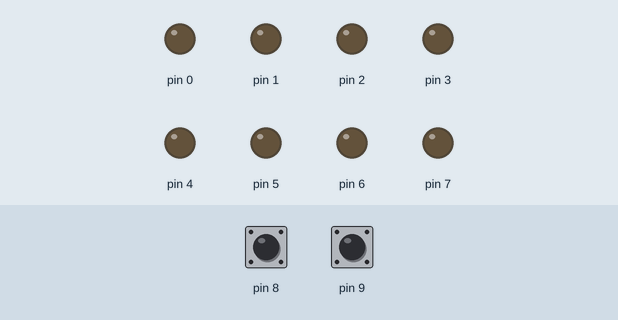
The sketch below on a simulated Arduino Uno, built with avr-gcc and run on an emulated ATmega328P. Parts: output pins drawn as LEDs (lit = HIGH). The inputs (shaded band) are chosen by the test bench; at power-on: pin 8 HIGH, pin 9 HIGH.

Above: at 0.8 s.
0.9 s: pin 8 pulled LOW for 0.15 s
At 0.97 s:
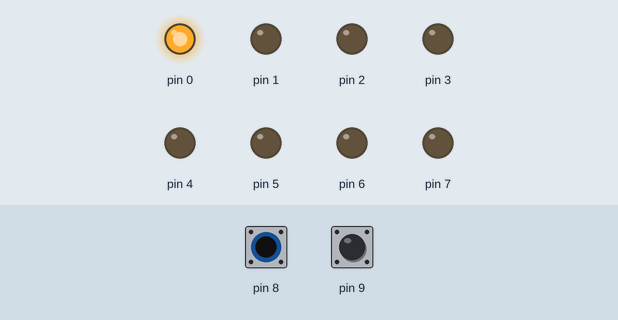
2.5 s: pin 9 pulled LOW for 0.15 s
At 3.6 s:
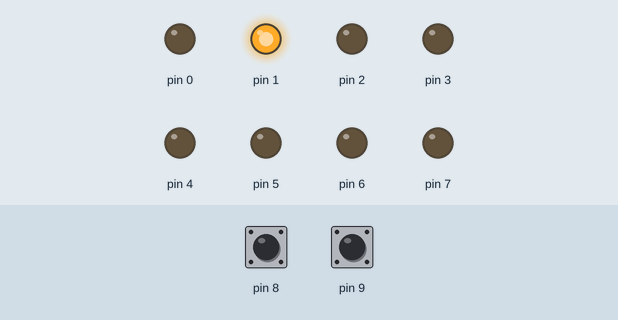
4.1 s: pin 8 pulled LOW for 1 s
At 4.9 s:
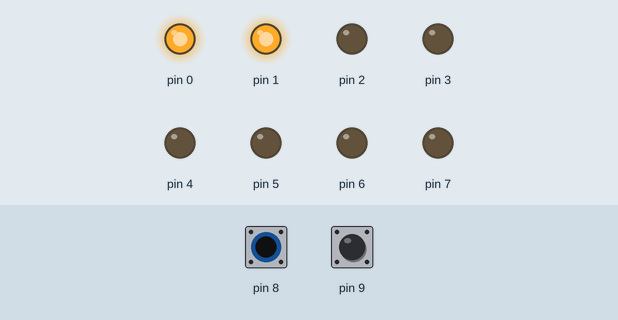
6.6 s: pin 8 pulled LOW for 3.2 s
At 10.9 s:
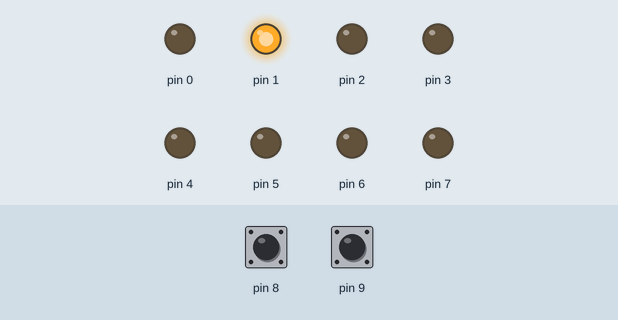
11.3 s: pin 9 pulled LOW for 1 s
At 12.7 s:
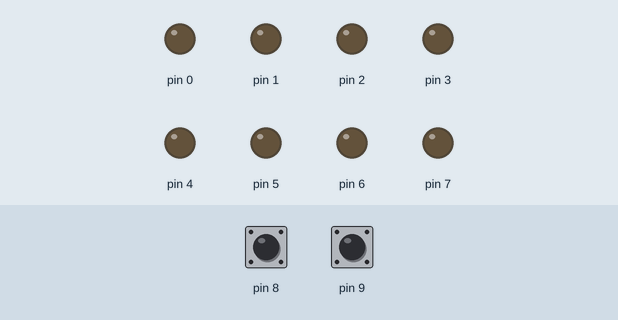
Timing chart, 0 to 14.3 s (numbered marks = the images above; inputs shaded):
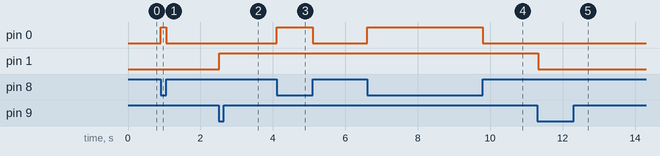

The sketch:

dwa_przyciski.ino
```cpp
#include <avr/io.h>
#include <stdlib.h>
#include <string.h>
#include <util/delay.h>

#ifndef _BV
#define _BV(bit)        (1<<(bit))
#endif
#ifndef sbi
#define sbi(reg,bit)    reg |= (_BV(bit))
#endif

#ifndef cbi
#define cbi(reg,bit)    reg &= ~(_BV(bit))
#endif

#ifndef tbi
#define tbi(reg,bit)    reg ^= (_BV(bit))
#endif

#define   bit_is_set(sfr, bit)   (_SFR_BYTE(sfr) & _BV(bit))
#define   bit_is_clear(sfr, bit)   (!(_SFR_BYTE(sfr) & _BV(bit)))

int main() {
  DDRD = 0xFF;
  PORTD = 0x00;

  cbi(DDRB, PB0);
  sbi(PORTB, PB0);

  cbi(DDRB, PB1);
  sbi(PORTB, PB1);

 uint8_t SW2_swieci = 0;

  while (1) {
    // SW1
    if (bit_is_clear(PINB, PB0)) {
      sbi(PORTD, PD0);
    } else {
      cbi(PORTD, PD0);
    }

    // SW2
    if (bit_is_clear(PINB, PB1)) {
      _delay_ms(20);

      if (bit_is_clear(PINB, PB1)) {

        if (SW2_swieci == 0) {
          PORTD |= (1<<PD1);
          SW2_swieci = 1;
        } else {
          PORTD &= ~(1<<PD1);
          SW2_swieci = 0;
        }
        while (bit_is_clear(PINB, PB1)) { }
        _delay_ms(20);
      }
    }

}
}
```

Measured:
- after the input at 0.9 s, pin 0: LOW → HIGH at once, → LOW 0.15 s later
- after the input at 2.5 s, pin 1: LOW → HIGH at once
- after the input at 4.1 s, pin 0: LOW → HIGH at once, → LOW 1.0 s later
- after the input at 6.6 s, pin 0: LOW → HIGH at once, → LOW 3.2 s later
- after the input at 11.3 s, pin 1: HIGH → LOW at once
